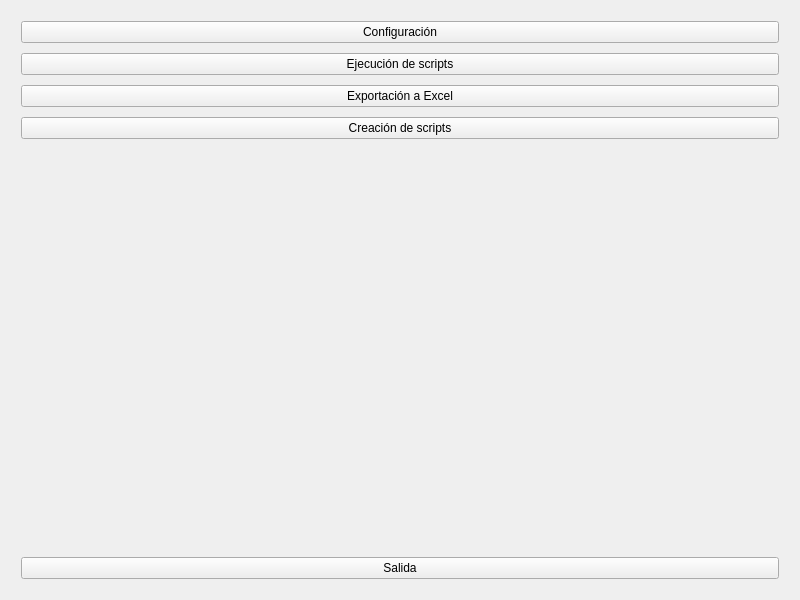
<?xml version="1.0" encoding="UTF-8"?>
<ui version="4.0">
 <class>Form</class>
 <widget class="QWidget" name="Form">
  <property name="geometry">
   <rect>
    <x>0</x>
    <y>0</y>
    <width>800</width>
    <height>600</height>
   </rect>
  </property>
  <property name="windowTitle">
   <string>Form</string>
  </property>
  <layout class="QVBoxLayout" name="verticalLayout_2">
   <item>
    <layout class="QVBoxLayout" name="verticalLayout">
     <property name="spacing">
      <number>10</number>
     </property>
     <property name="leftMargin">
      <number>10</number>
     </property>
     <property name="topMargin">
      <number>10</number>
     </property>
     <property name="rightMargin">
      <number>10</number>
     </property>
     <property name="bottomMargin">
      <number>10</number>
     </property>
     <item>
      <widget class="QPushButton" name="btn_configuracion">
       <property name="text">
        <string>Configuración</string>
       </property>
      </widget>
     </item>
     <item>
      <widget class="QPushButton" name="btn_ejecucion">
       <property name="text">
        <string>Ejecución de scripts</string>
       </property>
      </widget>
     </item>
     <item>
      <widget class="QPushButton" name="btn_exportacion">
       <property name="text">
        <string>Exportación a Excel</string>
       </property>
      </widget>
     </item>
     <item>
      <widget class="QPushButton" name="btn_creacion">
       <property name="text">
        <string>Creación de scripts</string>
       </property>
      </widget>
     </item>
     <item>
      <spacer name="verticalSpacer">
       <property name="orientation">
        <enum>Qt::Vertical</enum>
       </property>
       <property name="sizeHint" stdset="0">
        <size>
         <width>20</width>
         <height>40</height>
        </size>
       </property>
      </spacer>
     </item>
     <item>
      <widget class="QPushButton" name="btn_salida">
       <property name="text">
        <string>Salida</string>
       </property>
      </widget>
     </item>
    </layout>
   </item>
  </layout>
 </widget>
 <resources/>
 <connections/>
</ui>
